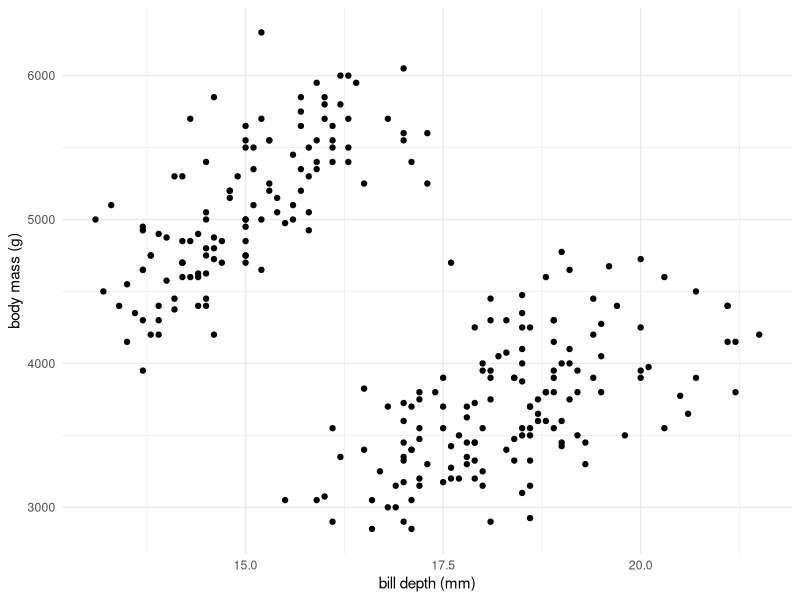
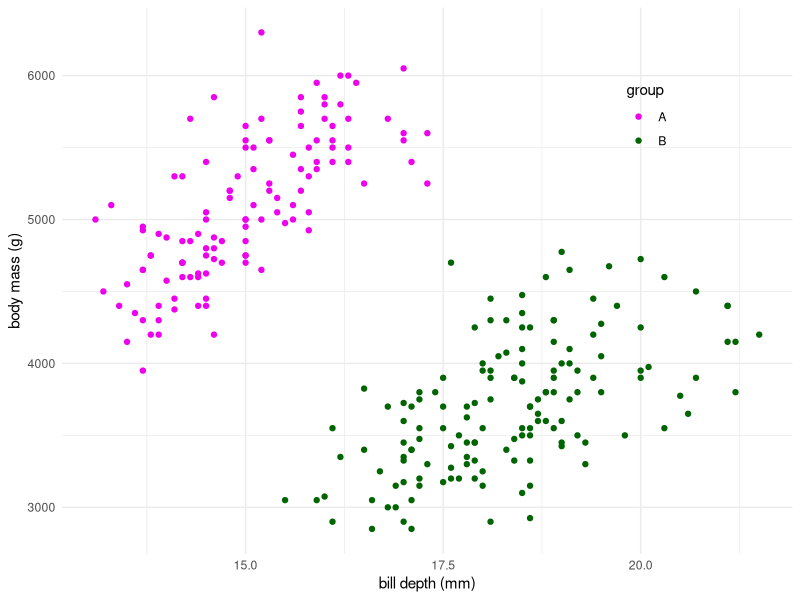
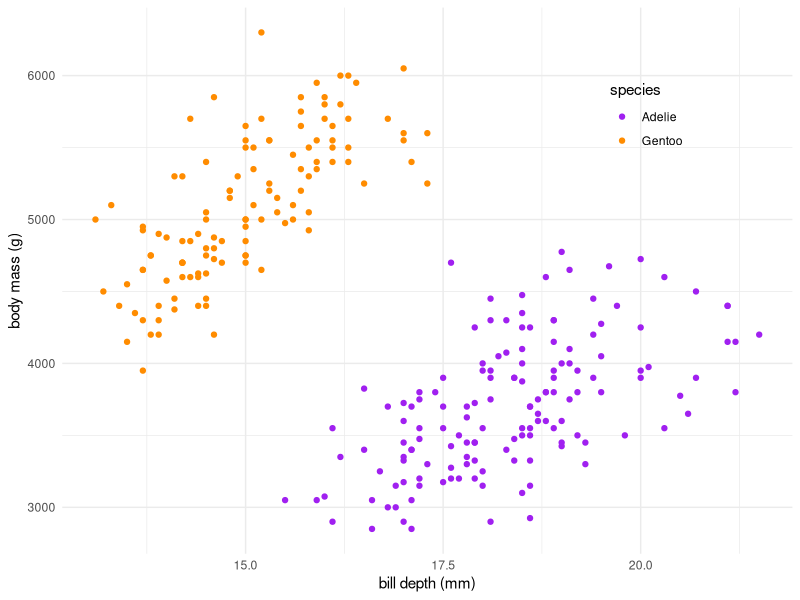
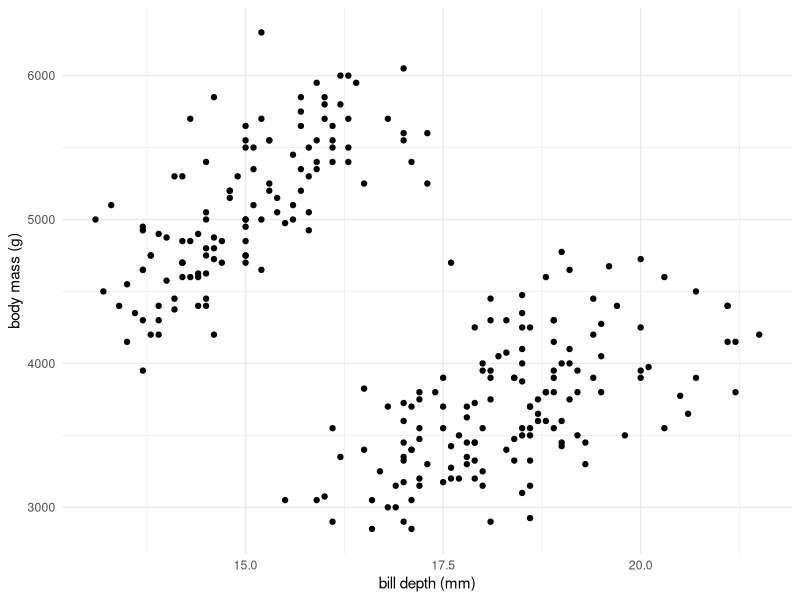
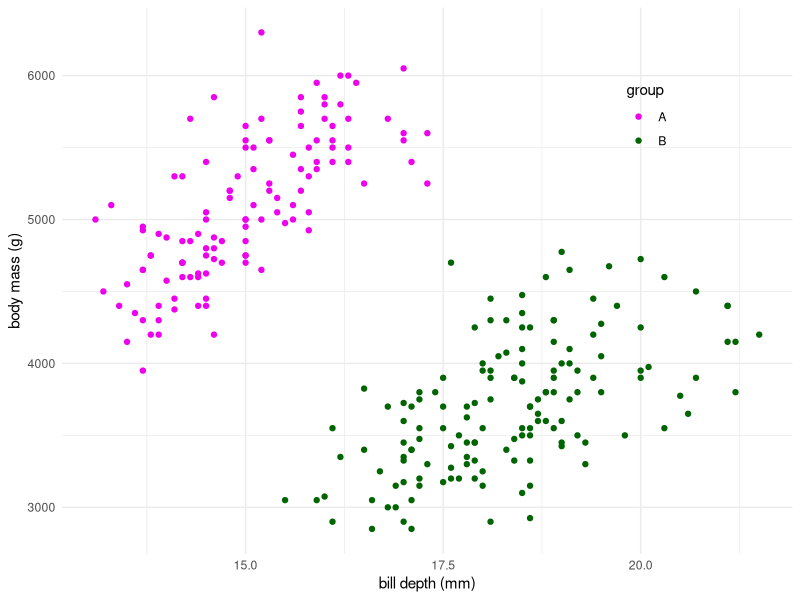
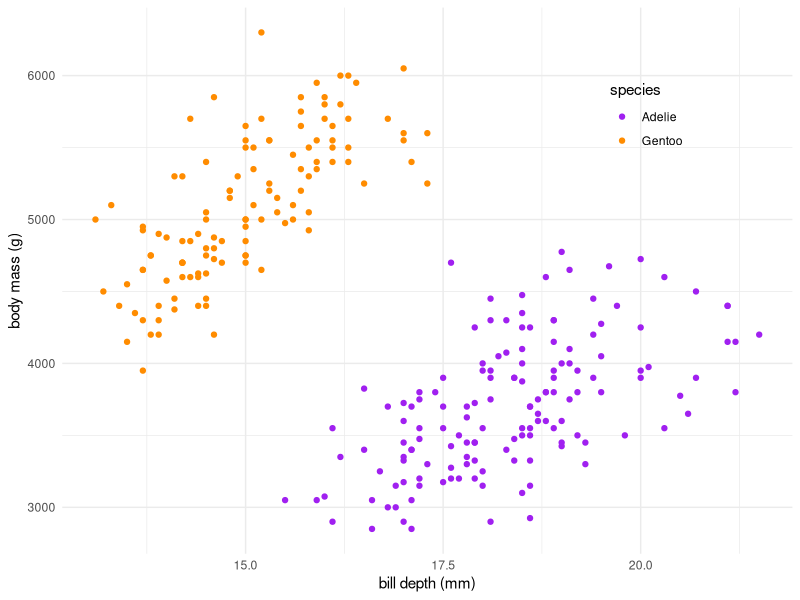

Write R code to recreate these figures, in order.
library(palmerpenguins)
library(tidyverse)

peng_df <- penguins %>% drop_na() %>% filter(species %in% c('Adelie', 'Gentoo'))

ggplot(peng_df, aes(x = bill_depth_mm, y = body_mass_g)) +
  geom_point() +
  theme_minimal() +
  labs(x = 'bill depth (mm)', y = 'body mass (g)')

ggsave('penguins1.jpg', width = 5, height = 3, dpi = 150)

ggplot(peng_df %>% mutate(group = ifelse(species == 'Gentoo', 'A', 'B')),
       aes(x = bill_depth_mm, y = body_mass_g)) +
  geom_point(aes(color = group)) +
  theme_minimal() +
  theme(legend.position = c(.8, .8)) +
  scale_color_manual(values = c('magenta2', 'darkgreen')) +
  labs(x = 'bill depth (mm)', y = 'body mass (g)')

ggsave('penguins2.jpg', width = 5, height = 3, dpi = 150)

ggplot(peng_df,
       aes(x = bill_depth_mm, y = body_mass_g)) +
  geom_point(aes(color = species)) +
  theme_minimal() +
  theme(legend.position = c(.8, .8)) +
  scale_color_manual(values = c('purple', 'darkorange')) +
  labs(x = 'bill depth (mm)', y = 'body mass (g)')

ggsave('penguins3.jpg', width = 5, height = 3, dpi = 150)
